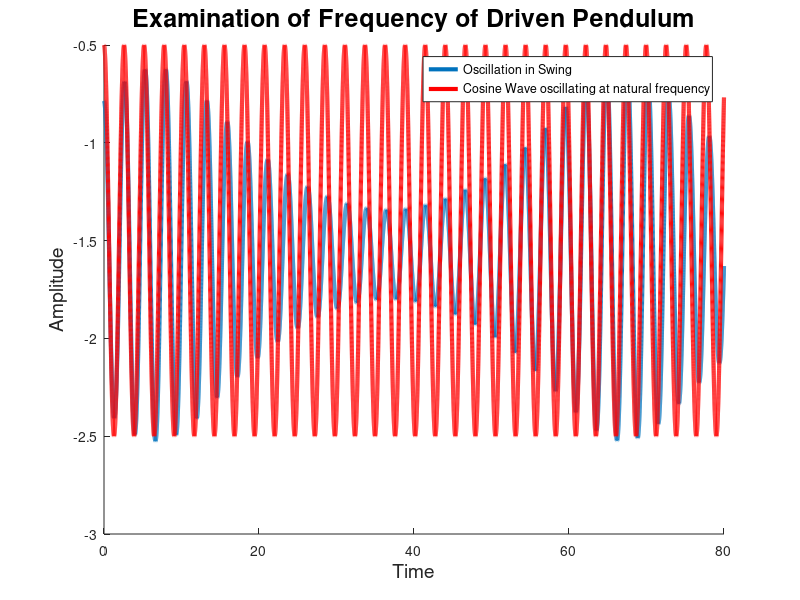

Recreate this plot in MATLAB.
function swingtheta()
    g = 10;
    l = 1.7;
    m = 1;
    beta = 0.04;
    omega = sqrt(g/l)
    %omega = 2.3649;
    a = 2;
 
    %theta_init = 4.1228;
    theta_init = -pi/4;
 
    thetadot_init = 0;

    options = odeset('reltol', 1e-8);
    
    [t, M] = ode45(@rate_func, [0:.002:80], [theta_init, thetadot_init], options);
    
    thetas = M(:, 1);
    thetadots = M(:, 2);
    
    index = 1;
    
    for x=1:length(thetas)
        X1(x) = radius(t(x)) * cos(thetas(x));
        Y1(x) = radius(t(x)) * sin(thetas(x));
        KE(x) = 1/2 * m * radius(t(x))^2*thetadots(x)^2 ;%(r_dot(t(x))^2+radius(t(x))^2 * thetadots(x)^2);
        PE(x) = m * g * radius(t(x)) * sin(thetas(x));
%         if(abs(thetadots(x)) < 1e-6)
%            times(index) = t(x)
%            index = index + 1;
%         end
    end
    
%     plot(t, radius(t), 'r', 'LineWidth', 3)
%     legend('Actual', 'Experimental')
   
    hold on;
    plot(t, thetas, 'LineWidth', 3)
    plot(t, cos(omega*t)-1.5, 'r', 'LineWidth', 3)
    title('Examination of Frequency of Driven Pendulum', 'FontSize', 18)
    ylabel('Amplitude', 'FontSize', 14)
    xlabel('Time', 'FontSize', 14)
    legend('Oscillation in Swing', 'Cosine Wave oscillating at natural frequency')
    
    %plot(t, thetadots)
    
%     subplot(1,3,1)
%     plot(thetas, KE)
%     subplot(1,3,2)
%    plot(t,PE)
%     subplot(1,3,3)
%%  Energy Validation Plotting Code

%     hold on
%     plot(t, PE+KE,'Color','b','LineWidth',3)
%     plot(t,PE,'Color','g','LineWidth',3)
%     plot(t, KE,'Color','m','LineWidth',3)
%     ylim([-12 4])
%     xlim([0 5])
%     xlabel('time (s)','FontSize',16)
%     ylabel('energy (J)','FontSize',16)
%     legend('total energy','potential enery','kinetic energy','FontSize',16)
%     title('Energy Validation of Pendulum without Variation in Length')

%%

%    plot(t, Y1);

%     subplot(1, 2, 1)
    %plot(t, radius(t), 'g', 'Linewidth', 2)
    
%     subplot(1, 2, 2)
%     plot(t, thetas)

%     for i=1:length(X1)
%        draw_func(X1(i), Y1(i));
%     end

    %res = Y1;
    
    function W = rate_func(t, I)
        theta = I(1);
        thetadot = I(2);

 
        doubledot = double_dot(theta, thetadot, t);

 
        W = [thetadot; doubledot];
    end

 
    function res = double_dot(theta, thetadot, t)
        res = (-g * cos(theta) - 2 * thetadot * r_dot(t))/radius(t);
    end

    function res = radius(t)
%        res = 1;
        res = beta * l * cos(a * omega * t + theta_init) + l; 
    end

    function res = r_dot(t)
%        res = 0;
        res = -beta * l * a * omega * sin(a * omega * t + theta_init); 
    end
 
    function draw_func(x1, y1)
       clf;
       hold on;

 
       % plot position of first pendulum
       plot(x1, y1, 'bo', 'MarkerSize', 20);
       plot([x1 0], [y1 0], 'b-');

 
       xlim([-6 6])
       ylim([-6 6])

 
       drawnow;
    end

 
end

